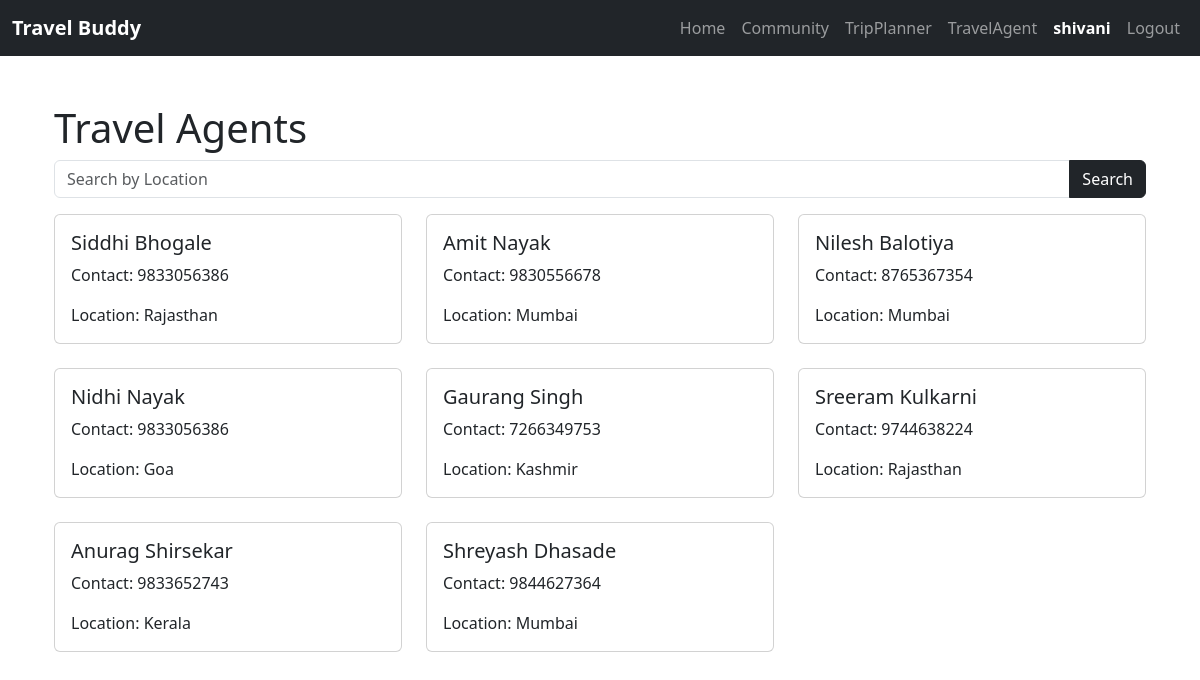
The page /travel-agents (signed in) on the database its author committed.
### website/models.py (models this page shows)
class User(db.Model, UserMixin):
    id = db.Column(db.Integer, primary_key=True)
    email = db.Column(db.String(150), unique=True)
    username = db.Column(db.String(150), unique=True)
    password = db.Column(db.String(150))
    date_created = db.Column(db.DateTime(timezone=True), default=func.now())
    posts = db.relationship('Post', backref='user', passive_deletes=True)
    comments = db.relationship('Comment', backref='user', passive_deletes=True)
    likes = db.relationship('Like', backref='user', passive_deletes=True)

class TravelAgent(db.Model):
    id = db.Column(db.Integer, primary_key=True)
    name = db.Column(db.String(100), nullable=False)
    contact = db.Column(db.Integer, nullable=False)
    location = db.Column(db.String(50), nullable=False)

### website/views.py (the view)
@views.route("/travel-agents", methods=['GET', 'POST'])
@login_required
def travel_agents():
    if request.method == 'POST':
        location = request.form.get('location')
        agents = TravelAgent.query.filter(TravelAgent.location.ilike(f"%{location}%")).all()
    else:
        agents = TravelAgent.query.all()
    return render_template("travel_agents.html", user=current_user, agents=agents)

### website/__init__.py (called while the page is built)
def create_app():
    app = Flask(__name__)
    app.config['SECRET_KEY'] = "helloworld"
    app.config['SQLALCHEMY_DATABASE_URI'] = f'sqlite:///{DB_NAME}'
    db.init_app(app)
    from .views import views
    from .auth import auth
    app.register_blueprint(views, url_prefix="/")
    app.register_blueprint(auth, url_prefix="/")
    from .models import User, Post, Comment, Like
    create_database(app)
    login_manager = LoginManager()
    login_manager.login_view = "auth.login"
    login_manager.init_app(app)
    @login_manager.user_loader
    def load_user(id):
        return User.query.get(int(id))
    return app

### website/templates/travel_agents.html (shortened to what this page needs)
{% extends "base.html" %} {% block title %}Travel Agents{% endblock %} {% block
content %}
<div class="container">
  <h1 class="mt-5">Travel Agents</h1>
  <form method="POST" class="mb-3">
    <div class="input-group">
      <input
        type="text"
        class="form-control"
        name="location"
        placeholder="Search by Location"
      />
      <button type="submit" class="btn btn-dark">Search</button>
    </div>
  </form>
  <div class="row">
    {% for agent in agents %}
    <div class="col-md-4 mb-4">
      <div class="card zoom-effect">
        <div class="card-body">
          <h5 class="card-title">{{ agent.name }}</h5>
          <p class="card-text">Contact: {{ agent.contact }}</p>
          <p class="card-text">Location: {{ agent.location }}</p>
        </div>
      </div>
    </div>
    {% endfor %}
  </div>
</div>
{% endblock %}

### website/templates/base.html (shortened to what this page needs)
<!DOCTYPE html>
<html lang="en">
  <head>
    <link
      href="https://cdn.jsdelivr.net/npm/bootstrap@5.3.2/dist/css/bootstrap.min.css"
      rel="stylesheet"
    />
  </head>
  <body>
    <nav class="navbar navbar-expand-lg navbar-dark bg-dark">
      <div class="container-fluid">
        <div class="navbar-brand">
          <strong style="color: white">Travel Buddy</strong>
        </div>
        <div class="collapse navbar-collapse" id="navbar">
          <div class="navbar-nav ms-auto">
            <a class="nav-item nav-link" href="/places">Home</a>
            <a class="nav-item nav-link" href="/home">Community</a>
            <a class="nav-item nav-link" href="/plan">TripPlanner</a>
            <a class="nav-item nav-link" href="/travel-agents">TravelAgent</a>
            {% if user.is_authenticated %}
            <a class="nav-item nav-link" href="/posts/{{ user.username }}">
              <strong style="color: white">{{ user.username }}</strong>
            </a>
            <a class="nav-item nav-link" href="/logout">Logout</a>
            {% else %}
            <a class="nav-item nav-link" href="/login">Login</a>
            <a class="nav-item nav-link" href="/sign-up">Sign Up</a>
            {% endif %}
          </div>
        </div>
      </div>
    </nav>
    <div class="container">{% block content %}{% endblock %}</div>
  </body>
</html>

### website/templates/travel_agents.html (style rules this page uses)
.zoom-effect { transition: transform 0.3s; }

### rows shown on the page
User: username "shivani"
TravelAgent: name "Siddhi Bhogale", contact "9833056386", location "Rajasthan"
TravelAgent: name "Amit Nayak", contact "9830556678", location "Mumbai"
TravelAgent: name "Nilesh Balotiya", contact "8765367354", location "Mumbai"
TravelAgent: name "Nidhi Nayak", contact "9833056386", location "Goa"
TravelAgent: name "Gaurang Singh", contact "7266349753", location "Kashmir"
TravelAgent: name "Sreeram Kulkarni", contact "9744638224", location "Rajasthan"
TravelAgent: name "Anurag Shirsekar", contact "9833652743", location "Kerala"
TravelAgent: name "Shreyash Dhasade", contact "9844627364", location "Mumbai"
